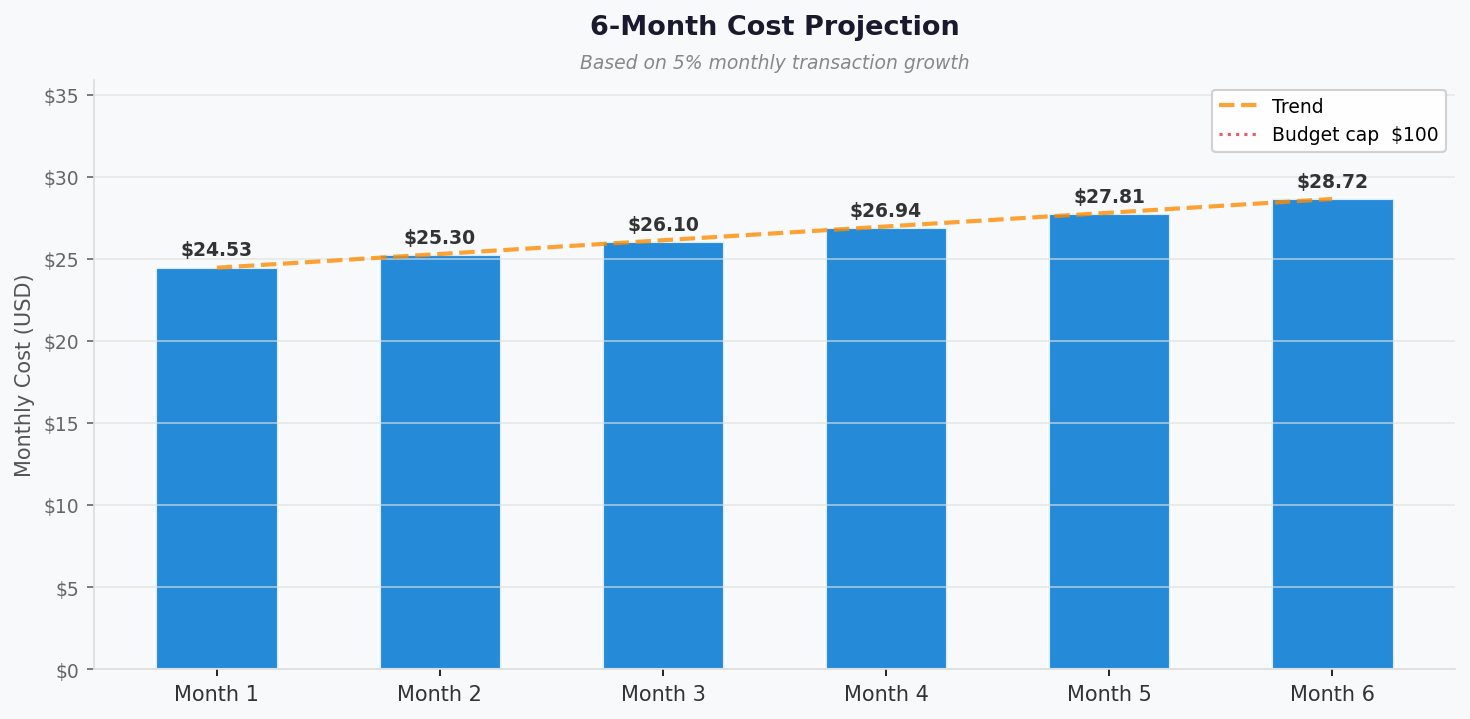

Python code for this plot:
import matplotlib
matplotlib.use("Agg")
import matplotlib.pyplot as plt
import matplotlib.ticker as mticker
import numpy as np


def generate_cost_projection_chart(
    months: list,
    costs: list,
    output_path: str = "03-des-cost-projection.png",
    budget_cap: float = None,
    growth_assumption: str = None,
) -> None:
    fig, ax = plt.subplots(figsize=(10, 5))
    fig.patch.set_facecolor("#F8F9FA")
    ax.set_facecolor("#F8F9FA")

    x = np.arange(len(months))
    bar_color = "#0078D4"

    bars = ax.bar(x, costs, color=bar_color, alpha=0.85,
                  edgecolor="white", linewidth=1.5, width=0.55)

    for bar, cost in zip(bars, costs):
        ax.text(bar.get_x() + bar.get_width() / 2, bar.get_height() + max(costs) * 0.015,
                f"${cost:,.2f}", ha="center", va="bottom",
                fontsize=9, fontweight="bold", color="#333")

    z = np.polyfit(x, costs, 1)
    p = np.poly1d(z)
    x_smooth = np.linspace(0, len(months) - 1, 200)
    ax.plot(x_smooth, p(x_smooth), color="#FF8C00", linewidth=2,
            linestyle="--", alpha=0.8, label="Trend")

    if budget_cap is not None:
        ax.axhline(budget_cap, color="#DC3545", linewidth=1.5,
                   linestyle=":", alpha=0.8, label=f"Budget cap  ${budget_cap:,.0f}")

    ax.set_xticks(x)
    ax.set_xticklabels(months, fontsize=10, color="#333")
    ax.set_ylabel("Monthly Cost (USD)", fontsize=10, color="#555")

    title = "6-Month Cost Projection"
    ax.set_title(title, fontsize=13, fontweight="bold",
                 color="#1A1A2E", pad=14 if not growth_assumption else 22)
    if growth_assumption:
        ax.text(0.5, 1.02, growth_assumption, transform=ax.transAxes,
                ha="center", fontsize=9, color="#888", style="italic")

    ax.yaxis.set_major_formatter(mticker.FuncFormatter(lambda v, _: f"${v:,.0f}"))
    ax.tick_params(axis="y", labelsize=9, colors="#666")
    ax.spines[["top", "right"]].set_visible(False)
    ax.spines[["left", "bottom"]].set_color("#DDD")
    ax.grid(axis="y", color="#E0E0E0", linewidth=0.8, alpha=0.7)
    ax.set_ylim(0, max(costs) * 1.25)

    ax.legend(fontsize=9, framealpha=0.9, edgecolor="#CCC")

    plt.tight_layout(pad=1.4)
    plt.savefig(output_path, dpi=150, bbox_inches="tight", facecolor=fig.get_facecolor())
    plt.close()
    print(f"Generated: {output_path}")


# 5% monthly growth in transactions; slight cost increase
months = ["Month 1", "Month 2", "Month 3", "Month 4", "Month 5", "Month 6"]
costs = [24.53, 25.30, 26.10, 26.94, 27.81, 28.72]
generate_cost_projection_chart(
    months, costs,
    output_path="agent-output/malta-catering/03-des-cost-projection.png",
    budget_cap=100,
    growth_assumption="Based on 5% monthly transaction growth",
)
